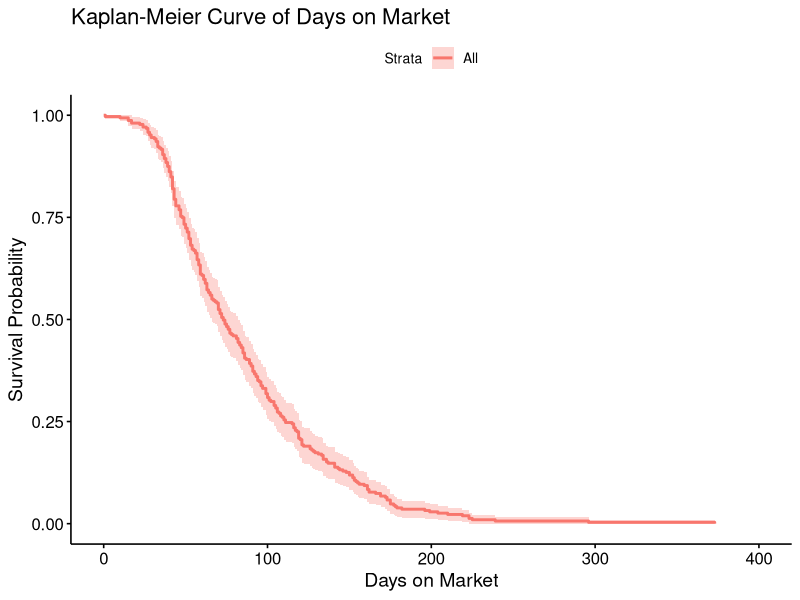
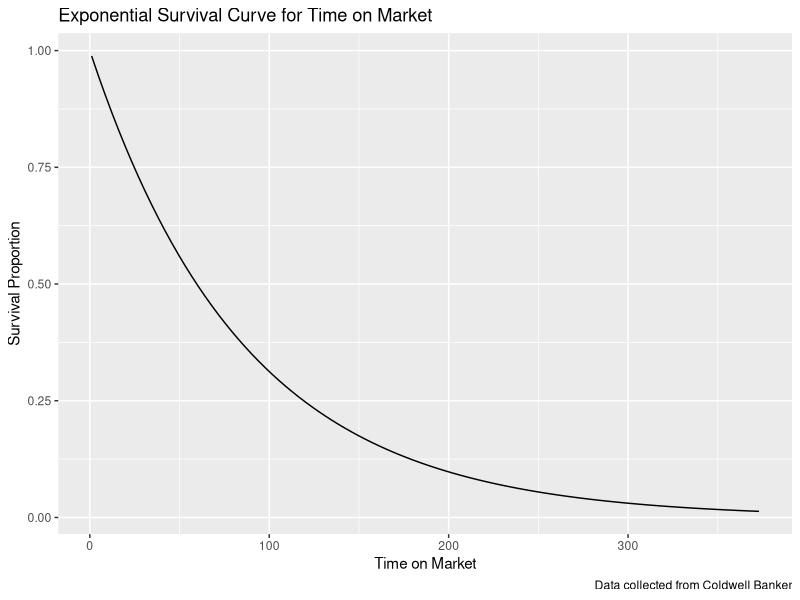
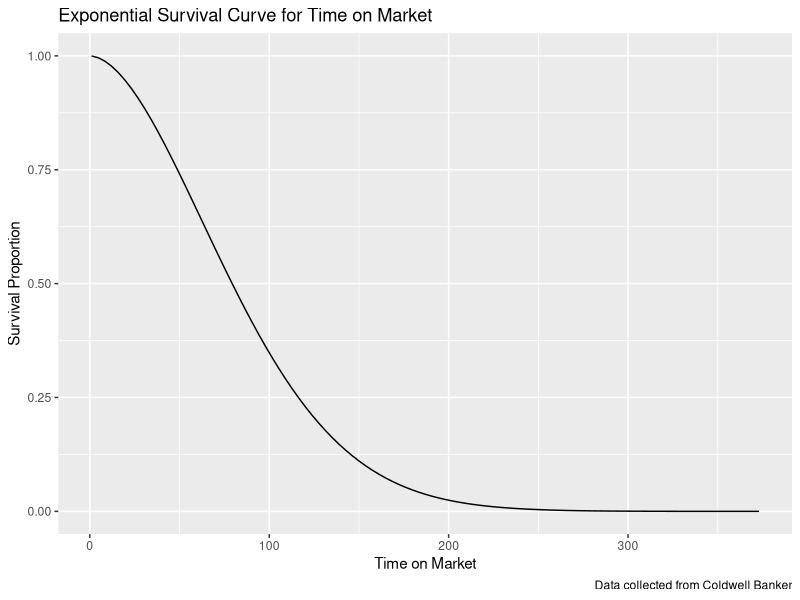
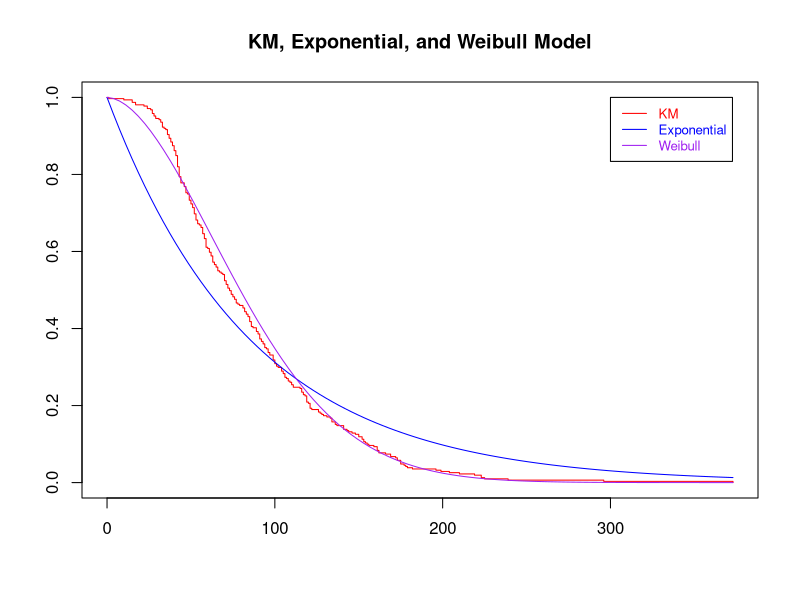
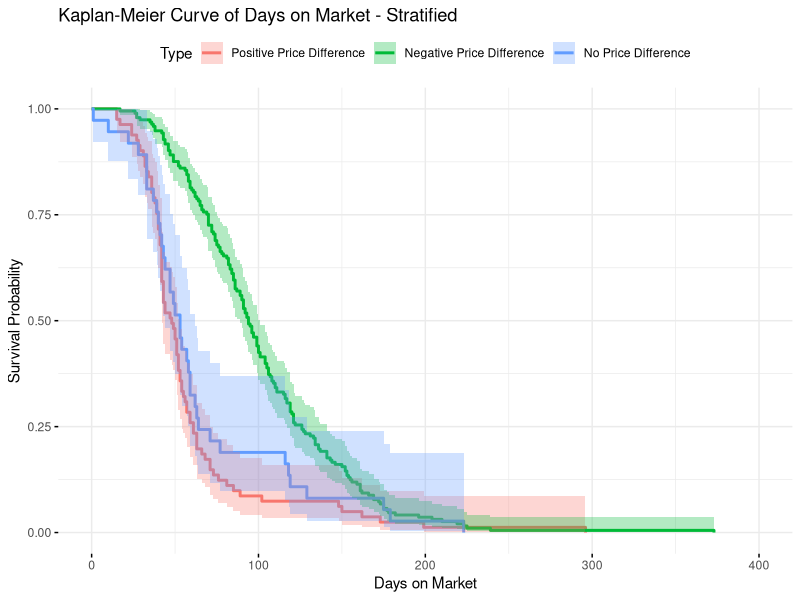

These figures' R source, in order:
## ---- chunk 1
knitr::opts_chunk$set(echo = TRUE)

library(tidyverse)
library(readr)
library(ggplot2)
library(survival)
library(survminer)

house <- read_csv("../Source/house_TC.csv")

house <- house %>% mutate(tom = ifelse(tom == 0, 1, tom))

## ---- chunk 2

# mean(house$tom)
# median(house$tom)
KM = survfit( Surv(tom) ~ 1 , conf.type="plain" , data=house ) 
ggsurvplot(KM, data=house) +
  labs(x = "Days on Market", y = "Survival Probability", title = "Kaplan-Meier Curve of Days on Market")

## ---- chunk 3

survreg(Surv(tom) ~ 1, dist = "exponential", data=house)

## ---- chunk 4

surv_exp <- function(x) {1-pexp(x, 1/exp(4.454011)) }
# integrate(surv_exp, 0, Inf)
# qexp(0.5, 1/exp(4.454011))
house %>% ggplot(aes(x=tom), conf.int = TRUE) +  
  stat_function(fun=surv_exp, lower.tail=FALSE) + 
  labs(title = "Exponential Survival Curve for Time on Market", x="Time on Market", y="Survival Proportion",
       caption = "Data collected from Coldwell Banker")

## ---- chunk 5

survreg(Surv(tom) ~ 1, dist = "weibull", data=house)

## ---- chunk 6

surv_weibull <- function(x) {1-pweibull(x, 1/0.5511901, exp(4.575712)) }
# integrate(surv_weibull, 0, Inf)
# qweibull(0.5, 1/0.5511901, exp(4.575712))
house %>% ggplot(aes(x=tom), conf.int = TRUE) +  
  stat_function(fun=surv_weibull, lower.tail=FALSE) + 
  labs(title = "Exponential Survival Curve for Time on Market", x="Time on Market", y="Survival Proportion",
       caption = "Data collected from Coldwell Banker")

## ---- chunk 7

plot(KM, col="red", conf.int=F, main="KM, Exponential, and Weibull Model")
curve(1-pexp(x, 1/exp(4.454011)), add=T, col="blue")
curve(1-pweibull(x, 1/0.5511901, exp(4.575712)), add=T, col="purple")
legend(300,1,c("KM","Exponential", "Weibull"), col=c("red","blue","purple") , text.col=c("red","blue","purple") , lty=1 , cex=0.8 )

## ---- chunk 8

# mean(house$tom[house$prdiff_np==1])
# mean(house$tom[house$prdiff_np==2])
# mean(house$tom[house$prdiff_np==3])

# Note: Price Difference = sold - listed
(KMECDF = survfit(Surv(tom) ~ as.factor(prdiff_np), data=house ))
ggsurvplot(KMECDF, data=house, conf.int=T, legend.title="Type", ggtheme = theme_minimal(),
           legend.labs=c("Positive Price Difference","Negative Price Difference", "No Price Difference")) +
  labs(x = "Days on Market", y = "Survival Probability", title = "Kaplan-Meier Curve of Days on Market - Stratified")

## ---- chunk 9

survdiff(Surv(tom) ~ as.factor(prdiff_np), data=house)

## ---- chunk 10

1 - pchisq(37.71+10.75+5.41, df=2)

## ---- chunk 11
# Note: + = hot houses
(HR = (81/41.5)/(193/244.2)) # + / -
## ---- chunk 12
cat("[", HR*exp(-1.96*sqrt(1/41.5+1/244.2)), ", ", HR*exp(+1.96*sqrt(1/41.5+1/244.2)),"]", sep="")
## ---- chunk 13
(HR = (193/244.2)/(37/25.3)) # - / 0
## ---- chunk 14
cat("[", HR*exp(-1.96*sqrt(1/244.2+1/25.3)), ", ", HR*exp(+1.96*sqrt(1/244.2+1/25.3)),"]", sep="")
## ---- chunk 15
# Note: + = hot houses
(HR = (81/41.5)/(37/25.3)) # + / 0
## ---- chunk 16
cat("[", HR*exp(-1.96*sqrt(1/41.5+1/25.3)), ", ", HR*exp(+1.96*sqrt(1/41.5+1/25.3)),"]", sep="")
